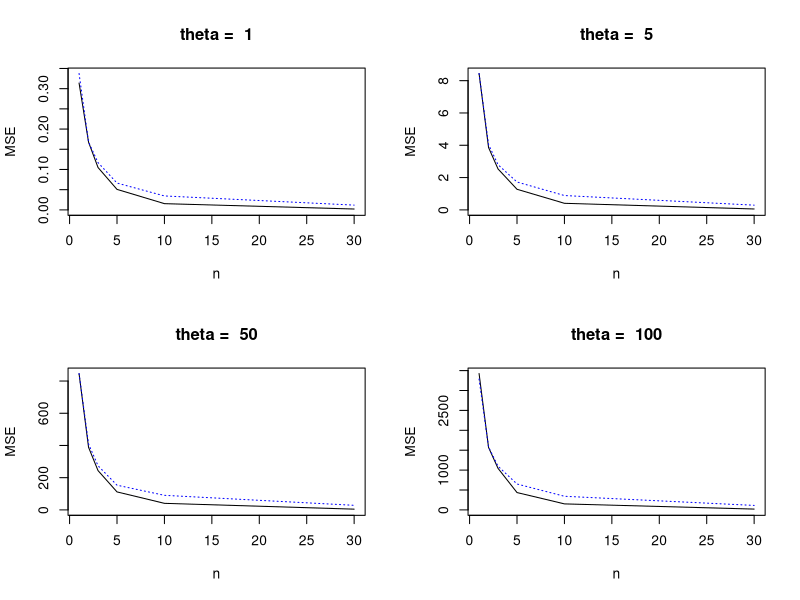

Reproduce this figure in R.

# 1.a
#mean square error funtion 
mse <- function(n, theta){ 
    calc_estimates <- function(n, theta) {
    x = runif(n, min = 0, max = theta)
    mle = max(x)
    memo = 2 * mean(x)
    return(c(mle, memo))
  }
  estimates = replicate(1000, calc_estimates(n, theta))
  
  return(rowMeans((estimates - theta) ^ 2))
}

# 1.b
n = c(1, 2, 3, 5, 10, 30)
thetas = c(1, 5, 50, 100)

n_len = length(n)
t_len = length(thetas)

mle_matrix = matrix(nrow = n_len, ncol = t_len)
memo_matrix = matrix(nrow = n_len, ncol = t_len)
#adding values of mse of two esimation methods
for (i in 1:n_len) {
  for (j in 1:t_len){
    res = mse(n[i], thetas[j])
    mle_matrix[i, j] = res[1]
    memo_matrix[i, j] = res[2]
  }
}

mle_matrix
memo_matrix

# 1.c
#plotting mse vs n for all theta values
par(mfrow=c(2, 2))
for (i in 1:t_len){
  plot(n, mle_matrix[,i], lty="solid",type="l", main=paste("theta = ",thetas[i]), 
       ylab="MSE", ylim=c(0, max(memo_matrix[,i], mle_matrix[,i])))
  lines(n, memo_matrix[,i],lty="dotted", col='blue')
}


# 2
# 2.b
#maximum likelihood for given values
X = c(21.72, 14.65, 50.42, 28.78, 11.23)
theta = length(X) / sum(log(X))
theta

# 2.c
f = function(x, theta) {
  return(theta/x^(theta + 1))
}
neg.log.fun = function(data, par) {
  return(-sum(log(f(data, par))))
}
ml.est = optim(data = X, par = 1, fn = neg.log.fun, method = "BFGS", hessian = TRUE)
ml.est

# 2.d 
sde.mle = sqrt(diag(solve(ml.est$hessian)))
upper = ml.est$par + qnorm(0.975) * sde.mle
lower = ml.est$par - qnorm(0.975) * sde.mle

sde.mle
upper
lower


